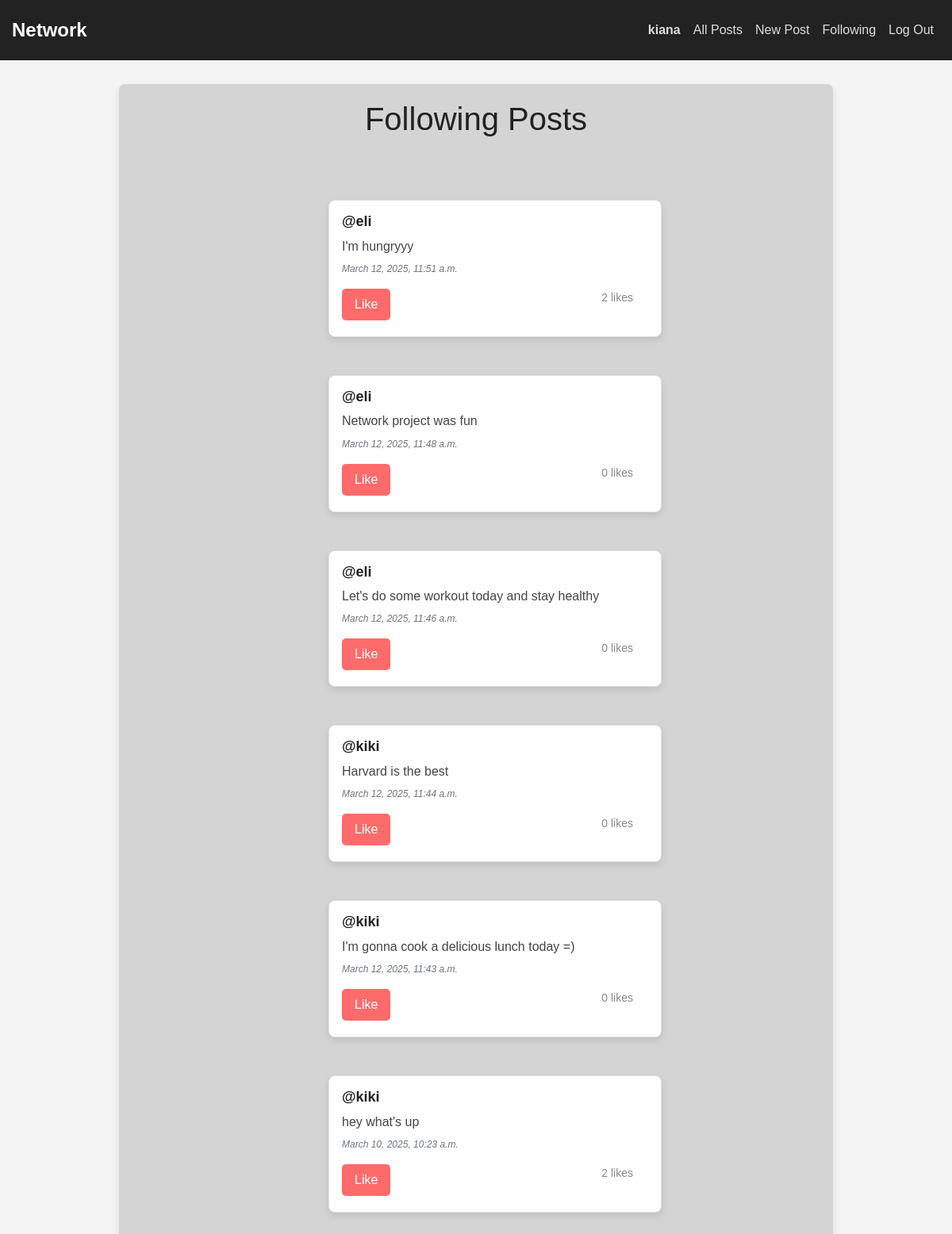
Page /following (signed in) on the committed database.
### network/models.py (models this page shows, shortened)
class User(AbstractUser):
    pass

class Post(models.Model):
    content = models.CharField(max_length=140)
    user = models.ForeignKey(User, on_delete=models.CASCADE, related_name="author")
    date = models.DateTimeField(auto_now_add=True)

### network/views.py (the view)
# urls.py: path("following", views.following, name="following"),
def following(request):
    user = request.user
    following_users = [follow.followed for follow in user.following.all()]
    posts = Post.objects.filter(user__in=following_users).order_by("-date")
    paginator = Paginator(posts, 10)
    page_number = request.GET.get("page")
    page_obj = paginator.get_page(page_number)
    return render(request, "network/following.html", {
        "page_obj": page_obj
    })

### network/templates/network/following.html (shortened to what this page needs)
{% extends "network/layout.html" %}
{% block body %}
    <h1>Following Posts</h1>
    <div class="allPosts">
        {% for post in page_obj %}
            <div class="post ml-5 mt-5 pl-3 pt-3 border w-50">
                <h5 class="username"><a href="{% url 'profile' user_id=post.user.id %}">@{{ post.user }}</a></h5>
                <h6 class="content" id="content_{{ post.id }}">{{ post.content }}</h6>
                <p class="date text-muted small font-italic">{{ post.date }}</p>
                <div class="d-flex justify-content-between align-items-center">
                    {% if user.is_authenticated %}
                        {% if user != post.user %}
                            <button class="like-btn" id="like-btn-{{ post.id }}" data-post-id="{{ post.id }}" onclick="toggleLike('{{ post.id }}')">
                                {% if request.user in post.users_liked.all %}
                                    Unlike
                                {% else %}
                                    Like
                                {% endif %}
                            </button>
                        {% endif %}
                    {% endif %}
                    <p id="like-count-{{ post.id }}" class="likeCount">
                        {{ post.users_liked.count }} likes
                    </p>
                </div>
            </div>
        {% endfor %}
    </div>
{% endblock %}

### network/templates/network/layout.html (shortened to what this page needs)
{% load static %}
<!DOCTYPE html>
<html lang="en">
    <head>
        <link rel="stylesheet" href="https://stackpath.bootstrapcdn.com/bootstrap/4.4.1/css/bootstrap.min.css">
        <link href="{% static 'network/styles.css' %}" rel="stylesheet" type="text/css">
    </head>
    <body>
        <nav class="navbar navbar-expand-lg">
            <a class="navbar-brand" href="{% url 'index' %}">Network</a>
            <div class="collapse navbar-collapse">
                <ul class="navbar-nav ml-auto">
                    {% if user.is_authenticated %}
                        <li class="nav-item {% if request.path == '/profile/' %}active{% endif %}">
                            <a class="nav-link" href="{% url 'profile' user_id=user.id %}"><strong>{{ user.username }}</strong></a>
                        </li>
                        <li class="nav-item {% if request.path == '/' %}active{% endif %}">
                            <a class="nav-link" href="{% url 'index' %}">All Posts</a>
                        </li>
                        <li class="nav-item {% if request.path == '/newPost/' %}active{% endif %}">
                            <a class="nav-link" href="{% url 'newPost' %}">New Post</a>
                        </li>
                        <li class="nav-item {% if request.path == '/following/' %}active{% endif %}">
                            <a class="nav-link" href="{% url 'following' %}">Following</a>
                        </li>
                        <li class="nav-item {% if request.path == '/logout/' %}active{% endif %}">
                            <a class="nav-link" href="{% url 'logout' %}">Log Out</a>
                        </li>
                    {% endif %}
                </ul>
            </div>
        </nav>
        <div class="content-body">
            {% block body %}
            {% endblock %}
        </div>
    </body>
</html>

### network/static/network/styles.css (style rules this page uses)
body { background-color: #f4f4f4; font-family: Arial, sans-serif; margin: 0; padding: 0; }
.navbar { background-color: #222; padding: 15px; }
.navbar-brand { color: #fff !important; font-weight: bold; font-size: 24px; }
.navbar-nav .nav-item .nav-link { color: #ddd; transition: color 0.3s; }
.content-body { max-width: 900px; margin: 30px auto; background: rgb(212, 212, 212); padding: 20px; border-radius: 8px; box-shadow: 0 4px 8px rgba(0, 0, 0, 0.1); }
h1 { text-align: center; margin-bottom: 30px; color: #222; }
.allPosts { display: flex; flex-direction: column; align-items: center; padding: 0 10px; }
.post { width: 50%; margin-left: 5%; margin-top: 20px; padding: 20px; background-color: white; border-radius: 8px; box-shadow: 0 4px 8px rgba(0, 0, 0, 0.1); border: 1px solid #ddd; }
.username { font-size: 18px; font-weight: bold; color: #333; }
.username a { text-decoration: none; color: #222; }
.content { font-size: 16px; color: #444; margin-top: 10px; }
.date { font-size: 12px; color: #888; font-style: italic; margin-top: 10px; }
.like-btn { background-color: #ff6b6b; color: white; border: none; padding: 8px 16px; border-radius: 5px; transition: background 0.3s ease; }
.likeCount { font-size: 14px; color: #888; margin-right: 15px; }

### rows in the picture
User: username "kiana"
Post: user "eli", content "I'm hungryyy", date "March 12, 2025, 11:51 a.m.", shows "Like", users_liked.count "2"
Post: user "eli", content "Network project was fun", date "March 12, 2025, 11:48 a.m.", shows "Like", users_liked.count "0"
Post: user "eli", content "Let's do some workout today and stay healthy", date "March 12, 2025, 11:46 a.m.", shows "Like", users_liked.count "0"
Post: user "kiki", content "Harvard is the best", date "March 12, 2025, 11:44 a.m.", shows "Like", users_liked.count "0"
Post: user "kiki", content "I'm gonna cook a delicious lunch today =)", date "March 12, 2025, 11:43 a.m.", shows "Like", users_liked.count "0"
Post: user "kiki", content "hey what's up", date "March 10, 2025, 10:23 a.m.", shows "Like", users_liked.count "2"
